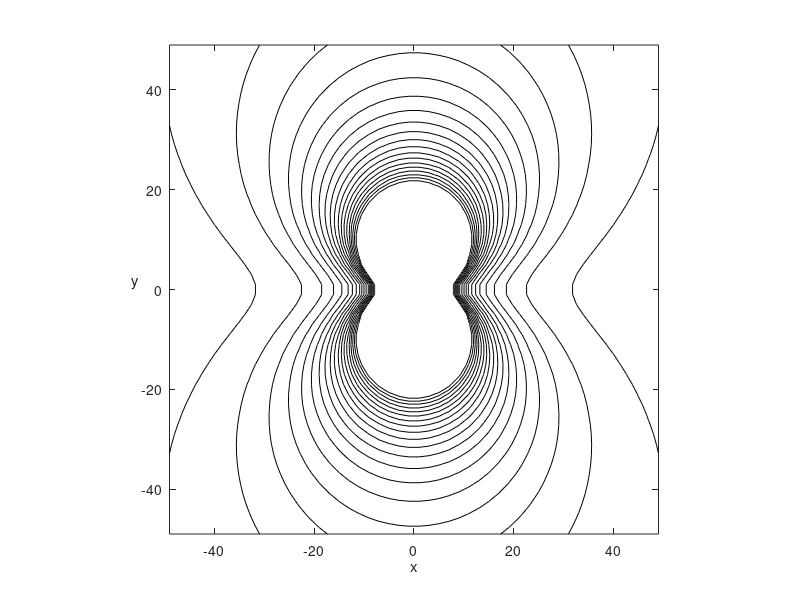

Write the MATLAB code that produced this figure.

%file for trying the actual problem

clear
clc


[gX,gY] = meshgrid(-49:2:49, -49:2:49);



E = 10;
F = 90;
Gr = 0;
Hr = 1000;


%for every point in grid
for i=1:size(gX,1)
  for j=1:size(gX,2)

    x = gX(i,j);
    y = gY(i,j);

    t2 = x^2+y^2;
    K4 = (E-F)*(Gr-Hr) + Gr*Hr;
    K2 = E*Hr + F*Gr;
    K0 = E*F;

    gW(i,j) = y^2/t2^2*K4 + 1/t2*K2 + K0;

  end
end



%%3D
figure(1); clf;
contour(gX,gY,gW,900:10:1100);
axis('equal');
xlabel('x');
ylabel('y', 'rotation', 0)



%save
colormap([zeros(63,3) ; ones(1,3)]);
saveas(figure(1), 'figures/contour_add_one_camera.eps')

